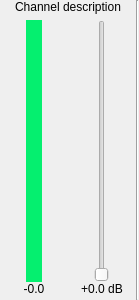
<?xml version="1.0" encoding="UTF-8"?>
<ui version="4.0">
 <class>AudioMiniView</class>
 <widget class="QWidget" name="AudioMiniView">
  <property name="geometry">
   <rect>
    <x>0</x>
    <y>0</y>
    <width>139</width>
    <height>300</height>
   </rect>
  </property>
  <property name="sizePolicy">
   <sizepolicy hsizetype="Fixed" vsizetype="Expanding">
    <horstretch>0</horstretch>
    <verstretch>0</verstretch>
   </sizepolicy>
  </property>
  <property name="minimumSize">
   <size>
    <width>139</width>
    <height>0</height>
   </size>
  </property>
  <property name="maximumSize">
   <size>
    <width>139</width>
    <height>16777215</height>
   </size>
  </property>
  <property name="windowTitle">
   <string>Form</string>
  </property>
  <layout class="QVBoxLayout" name="main_vertical_layout">
   <property name="leftMargin">
    <number>0</number>
   </property>
   <property name="topMargin">
    <number>0</number>
   </property>
   <property name="rightMargin">
    <number>0</number>
   </property>
   <property name="bottomMargin">
    <number>0</number>
   </property>
   <item>
    <widget class="QFrame" name="frame">
     <property name="sizePolicy">
      <sizepolicy hsizetype="Preferred" vsizetype="Preferred">
       <horstretch>0</horstretch>
       <verstretch>1</verstretch>
      </sizepolicy>
     </property>
     <property name="autoFillBackground">
      <bool>true</bool>
     </property>
     <property name="frameShape">
      <enum>QFrame::Panel</enum>
     </property>
     <property name="frameShadow">
      <enum>QFrame::Plain</enum>
     </property>
     <property name="lineWidth">
      <number>0</number>
     </property>
     <layout class="QVBoxLayout" name="verticalLayout">
      <property name="spacing">
       <number>6</number>
      </property>
      <property name="leftMargin">
       <number>0</number>
      </property>
      <property name="topMargin">
       <number>0</number>
      </property>
      <property name="rightMargin">
       <number>0</number>
      </property>
      <property name="bottomMargin">
       <number>0</number>
      </property>
      <item>
       <layout class="QHBoxLayout" name="horizontalLayout">
        <property name="spacing">
         <number>0</number>
        </property>
        <item>
         <layout class="QVBoxLayout" name="verticalLayout_2">
          <property name="spacing">
           <number>6</number>
          </property>
          <item>
           <widget class="EllipsisLabel" name="bus_desc_label">
            <property name="sizePolicy">
             <sizepolicy hsizetype="Preferred" vsizetype="Preferred">
              <horstretch>1</horstretch>
              <verstretch>0</verstretch>
             </sizepolicy>
            </property>
            <property name="minimumSize">
             <size>
              <width>0</width>
              <height>0</height>
             </size>
            </property>
            <property name="text">
             <string>Channel description</string>
            </property>
            <property name="alignment">
             <set>Qt::AlignCenter</set>
            </property>
           </widget>
          </item>
          <item>
           <layout class="QHBoxLayout" name="bottom_layout" stretch="1,1">
            <property name="spacing">
             <number>0</number>
            </property>
            <item>
             <layout class="QVBoxLayout" name="vu_meter_layout" stretch="1,0">
              <property name="leftMargin">
               <number>0</number>
              </property>
              <property name="bottomMargin">
               <number>4</number>
              </property>
              <item>
               <layout class="QHBoxLayout" name="vu_meter_centerer">
                <property name="spacing">
                 <number>0</number>
                </property>
                <property name="bottomMargin">
                 <number>0</number>
                </property>
                <item>
                 <widget class="VUMeter" name="peak_meter" native="true">
                  <property name="sizePolicy">
                   <sizepolicy hsizetype="Fixed" vsizetype="Preferred">
                    <horstretch>0</horstretch>
                    <verstretch>1</verstretch>
                   </sizepolicy>
                  </property>
                  <property name="minimumSize">
                   <size>
                    <width>16</width>
                    <height>0</height>
                   </size>
                  </property>
                  <property name="sizeIncrement">
                   <size>
                    <width>1</width>
                    <height>0</height>
                   </size>
                  </property>
                  <property name="baseSize">
                   <size>
                    <width>0</width>
                    <height>0</height>
                   </size>
                  </property>
                  <property name="palette">
                   <palette>
                    <active>
                     <colorrole role="Base">
                      <brush brushstyle="SolidPattern">
                       <color alpha="255">
                        <red>255</red>
                        <green>255</green>
                        <blue>255</blue>
                       </color>
                      </brush>
                     </colorrole>
                     <colorrole role="Window">
                      <brush brushstyle="SolidPattern">
                       <color alpha="255">
                        <red>5</red>
                        <green>239</green>
                        <blue>111</blue>
                       </color>
                      </brush>
                     </colorrole>
                    </active>
                    <inactive>
                     <colorrole role="Base">
                      <brush brushstyle="SolidPattern">
                       <color alpha="255">
                        <red>255</red>
                        <green>255</green>
                        <blue>255</blue>
                       </color>
                      </brush>
                     </colorrole>
                     <colorrole role="Window">
                      <brush brushstyle="SolidPattern">
                       <color alpha="255">
                        <red>5</red>
                        <green>239</green>
                        <blue>111</blue>
                       </color>
                      </brush>
                     </colorrole>
                    </inactive>
                    <disabled>
                     <colorrole role="Base">
                      <brush brushstyle="SolidPattern">
                       <color alpha="255">
                        <red>5</red>
                        <green>239</green>
                        <blue>111</blue>
                       </color>
                      </brush>
                     </colorrole>
                     <colorrole role="Window">
                      <brush brushstyle="SolidPattern">
                       <color alpha="255">
                        <red>5</red>
                        <green>239</green>
                        <blue>111</blue>
                       </color>
                      </brush>
                     </colorrole>
                    </disabled>
                   </palette>
                  </property>
                  <property name="autoFillBackground">
                   <bool>true</bool>
                  </property>
                 </widget>
                </item>
               </layout>
              </item>
              <item>
               <widget class="ClickableLabel" name="peak_display_label">
                <property name="minimumSize">
                 <size>
                  <width>30</width>
                  <height>0</height>
                 </size>
                </property>
                <property name="text">
                 <string>-0.0</string>
                </property>
                <property name="alignment">
                 <set>Qt::AlignCenter</set>
                </property>
               </widget>
              </item>
             </layout>
            </item>
            <item>
             <layout class="QVBoxLayout" name="fader_layout">
              <property name="bottomMargin">
               <number>4</number>
              </property>
              <item>
               <layout class="QHBoxLayout" name="fader_centerer">
                <property name="spacing">
                 <number>0</number>
                </property>
                <item>
                 <widget class="NonLinearFader" name="fader">
                  <property name="minimum">
                   <number>0</number>
                  </property>
                  <property name="maximum">
                   <number>1000</number>
                  </property>
                  <property name="singleStep">
                   <number>10</number>
                  </property>
                  <property name="pageStep">
                   <number>100</number>
                  </property>
                  <property name="orientation">
                   <enum>Qt::Vertical</enum>
                  </property>
                  <property name="tickPosition">
                   <enum>QSlider::NoTicks</enum>
                  </property>
                  <property name="tickInterval">
                   <number>30</number>
                  </property>
                 </widget>
                </item>
               </layout>
              </item>
              <item>
               <widget class="QLabel" name="fader_label">
                <property name="sizePolicy">
                 <sizepolicy hsizetype="Preferred" vsizetype="Preferred">
                  <horstretch>0</horstretch>
                  <verstretch>0</verstretch>
                 </sizepolicy>
                </property>
                <property name="minimumSize">
                 <size>
                  <width>30</width>
                  <height>0</height>
                 </size>
                </property>
                <property name="lineWidth">
                 <number>0</number>
                </property>
                <property name="text">
                 <string>+0.0 dB</string>
                </property>
                <property name="alignment">
                 <set>Qt::AlignCenter</set>
                </property>
               </widget>
              </item>
             </layout>
            </item>
           </layout>
          </item>
         </layout>
        </item>
        <item>
         <widget class="Line" name="line">
          <property name="orientation">
           <enum>Qt::Vertical</enum>
          </property>
         </widget>
        </item>
       </layout>
      </item>
     </layout>
    </widget>
   </item>
  </layout>
 </widget>
 <customwidgets>
  <customwidget>
   <class>VUMeter</class>
   <extends>QWidget</extends>
   <header>vumeter.h</header>
   <container>1</container>
  </customwidget>
  <customwidget>
   <class>EllipsisLabel</class>
   <extends>QLabel</extends>
   <header>ellipsis_label.h</header>
  </customwidget>
  <customwidget>
   <class>NonLinearFader</class>
   <extends>QSlider</extends>
   <header>nonlinear_fader.h</header>
  </customwidget>
  <customwidget>
   <class>ClickableLabel</class>
   <extends>QLabel</extends>
   <header>clickable_label.h</header>
  </customwidget>
 </customwidgets>
 <resources/>
 <connections/>
</ui>
